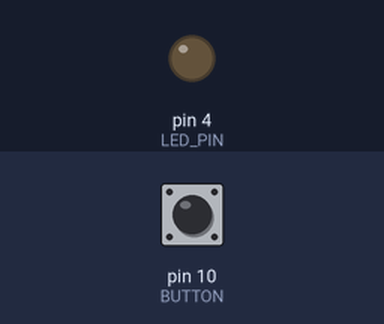
Bench run of a sketch on a simulated Arduino Uno, built with avr-gcc and run on an emulated ATmega328P. On the bench: output pins drawn as LEDs (lit = HIGH). The inputs (shaded band) are chosen by the test bench; at power-on: pin 10 (BUTTON) LOW.

Above: at 1.2 s.
1.3 s: pin 10 (BUTTON) pulled HIGH for 1 s
At 2.6 s:
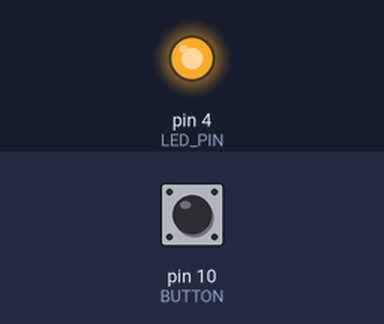
3.8 s: pin 10 (BUTTON) pulled HIGH for 3.2 s
At 7.4 s:
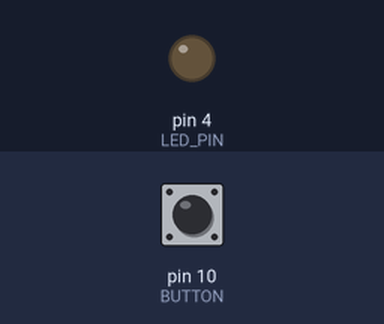
Timing chart, 0 to 8.9 s (numbered marks = the images above; inputs shaded):
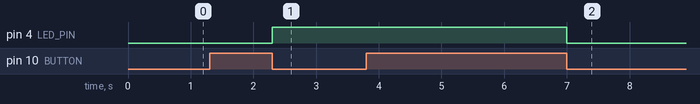

Measured:
- after the input at 1.3 s, pin 4 (LED_PIN): LOW → HIGH after 1.0 s
- after the input at 3.8 s, pin 4 (LED_PIN): HIGH → LOW after 3.2 s

The sketch:

Light_Switch.ino
```cpp
// (licence header left out)
//pins
#define LED_PIN 4
//button pin
#define BUTTON 10

//state
typedef enum {
  OFF = 0,  //device powered on
  ON       //device ready
} state_t;

//private variables
int cur_state = -1;
long int prev_millis = 0;
int debounce_time = 200;

//function to handle button press
void ledStateHandler() {
  int button_pressed = 0;
  //create a timeout for button press
  if ((millis() - prev_millis) > debounce_time) {
    //read button
    button_pressed = digitalRead(BUTTON);
    while(digitalRead(BUTTON) == 1){} //reject continous presses
    //set current runtime
    prev_millis = millis();
  }
  //check press
  if (button_pressed) {
    if (cur_state == OFF) {  //power -> ready
      digitalWrite(LED_PIN, HIGH);
      cur_state = ON;
    } else if (cur_state == ON) {  //ready -> power
      digitalWrite(LED_PIN, LOW);
      cur_state = OFF;
    }
    //reset press
    button_pressed = 0;
  }
  //delay a little bit
  delay(10);
}

//run
void setup() {
  //set LED as outputs
  pinMode(LED_PIN, OUTPUT);
  //set button as input
  pinMode(BUTTON, INPUT);
  //set as state off-default
  digitalWrite(LED_PIN, LOW);
  cur_state = OFF;
  //set current runtime
  prev_millis = millis();
}


void loop() {
  ledStateHandler();
}
```
